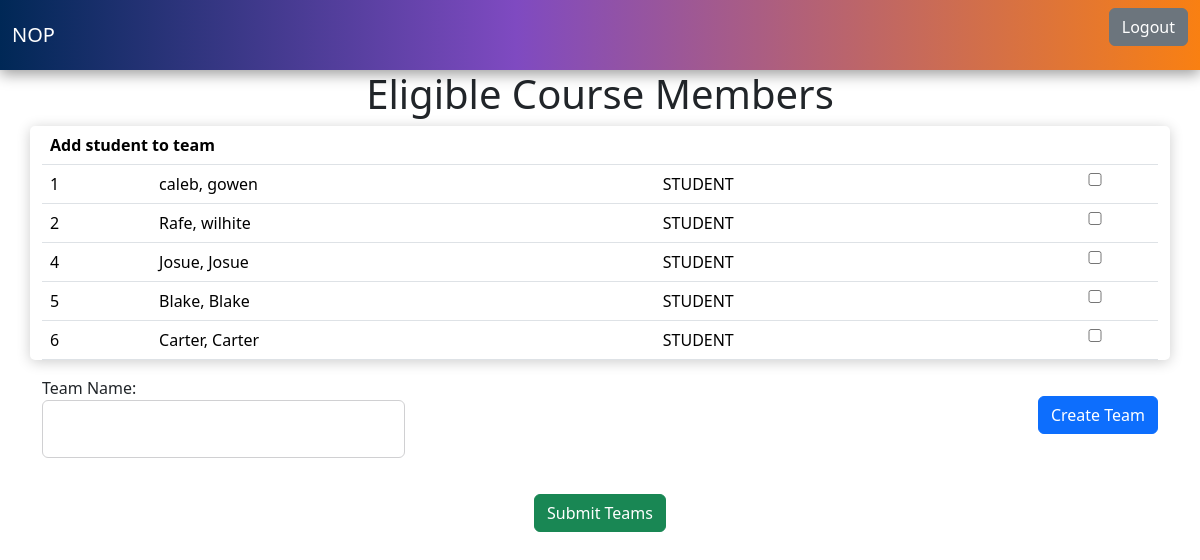
Page /src/web/managers/teamCreation.php?courseID=1 (signed in) on the committed database.
### tables this page shows
CREATE TABLE IF NOT EXISTS ENROLLMENT(
    ENROLLMENTID INT AUTO_INCREMENT PRIMARY KEY,
    ACCOUNTID INT NOT NULL,
    COURSEID INT NOT NULL,
    ISMANAGER BOOLEAN NOT NULL,
    FOREIGN KEY (ACCOUNTID) REFERENCES ACCOUNT(ACCOUNTID) ON DELETE CASCADE,
    FOREIGN KEY (COURSEID) REFERENCES COURSE(COURSEID) ON DELETE CASCADE
);

CREATE TABLE IF NOT EXISTS ACCOUNT(
    ACCOUNTID INT AUTO_INCREMENT PRIMARY KEY,
    EMAIL VARCHAR(20) NOT NULL UNIQUE,
    PASSWORD VARCHAR(128) NOT NULL,
    USERFNAME VARCHAR(50),
    USERLNAME VARCHAR(50),
    USERTYPE ENUM('STUDENT','ADMIN','COURSEMANAGER') NOT NULL
);

### src/dao/AbstractDAO.php (called while the page is built, shortened)
<?php
require_once 'DatabaseConnection.php';
abstract class AbstractDAO {
    public function __construct()
    {
        $dbc = new DatabaseConnection();
        $mdb = $dbc->getConnection();
        $this->connection = $mdb->connect();
    }
}
?>

### src/dao/DatabaseConnection.php (called while the page is built, shortened)
<?php
class MariaDBConnection extends AbstractDatabaseConnection {
    private static $connection;
    public function connect() {
        if (!self::$connection) {
            self::$connection = new mysqli($this->host, $this->username, $this->password, $this->database);
        }
        return self::$connection;
    }
}
class DatabaseConnection {
    private static $connection;
    public static function getConnection() {
        if (!self::$connection) {
            self::$connection = new MariaDBConnection();
        }
        return self::$connection;
    }
}
?>

### src/dao/EnrollmentDAO.php (called while the page is built, shortened)
<?php
require_once "AbstractDAO.php";
Class EnrollmentDAO extends AbstractDAO{
    public function getCourseStudents($id){
        $stmt = $this->connection->prepare("SELECT * FROM ENROLLMENT E JOIN ACCOUNT A ON E.ACCOUNTID = A.ACCOUNTID WHERE E.COURSEID = ? AND E.ISMANAGER = FALSE");
        $stmt->bind_param("i",$id);
        $stmt->execute();
        $result = $stmt->get_result();
        return $result;
    }
}
?>

### src/web/managers/teamCreation.php (the view, shortened to what this page needs)
<?php
include_once "../../dao/EnrollmentDAO.php";
$course_id = $_GET["courseID"];
$enrollmentDAO = new EnrollmentDAO();
$students = $enrollmentDAO->getCourseStudents($course_id);
?>
<html lang="en">
<head>
    <link href="https://cdn.jsdelivr.net/npm/bootstrap@5.3.3/dist/css/bootstrap.min.css" rel="stylesheet">
    <link rel="stylesheet" href="../style/style.css">
    <link href="https://cdn.jsdelivr.net/npm/bootstrap@5.3.3/dist/css/bootstrap.min.css" rel="stylesheet">
</head>
<body>
    <?php include_once "managerNavbar.php" ?>
    <div>
        <h1>
            Eligible Course Members
        </h1>
    </div>
    <div class="container admin-table">
        <table class="table table-hover">
            <thead>
                <tr>
                    <th colspan="5">Add student to team</th>
                </tr>
            </thead>
            <tbody>
                <?php
                foreach ($students as $student) {
                    echo '<tr>';
                    echo '<td class="member">' . $student['ACCOUNTID'] . '</td>';
                    echo '<td>' . $student['USERFNAME'] .   ', ' .  $student['USERLNAME'] . '</td>';
                    echo '<td>' . $student['USERTYPE'] . '</td>';
                    echo '<td>';
                    echo '<input type="checkbox" name="select">';
                    echo '</td>';
                }
                ?>
            </tbody>
        </table>
    </div>
    <div class="container d-flex justify-content-between">
        <div>
            <form action="">
                <label for="team_name">Team Name:</label>
                <input type="text" name="team_name" id="team_name" required>
            </form>
        </div>
        <div><button class="btn btn-primary admin-button" id="add-to-team">Create Team</button></div>
    </div>
    <div class="container d-flex justify-content-center"><button class="btn btn-success admin-button" id="submit-teams" onclick="submitTeams();">Submit Teams</button></div>
</body>
</html>

### src/web/style/style.css (style rules this page uses)
:root { --page-background: #f5f5f7; --branding-grad: linear-gradient(90deg, #002856 0%, rgba(127, 74, 193, 1) 43%, #f98012 100%); --branding-grad-reverse: linear-gradient(90deg, #f98012 0%, rgba(127, 74, 193, 1) 43%, #002856 100%); }
body { background-color: var(--page-background); font-family: system-ui, -apple-system, BlinkMacSystemFont, 'Segoe UI', Roboto, Oxygen, Ubuntu, Cantarell, 'Open Sans', 'Helvetica Neue', sans-serif; }
input { width: 100%; padding: 16px; margin-bottom: 1.25rem; border-width: 1px; border-radius: .375rem; border-style: solid; border-color: #d0d0d2; }
h1 { text-align: center; font-size: 2rem; font-weight: bold; color: #333; margin-top: 2rem; }
table { border-collapse: collapse; width: 100%; }
.admin-button { margin-top: 20px; border-radius: 5px; padding-left: 50px; padding-right: 50px; background-color: #002856; }
.admin-table { background: white; border-radius: 5px; box-shadow: 0 2px 14px rgba(0, 0, 0, 0.2); max-height: 600px; }

### rows in the picture
enrollment: ACCOUNTID.ACCOUNTID "1", ACCOUNTID.USERFNAME "caleb", ACCOUNTID.USERLNAME "gowen", ACCOUNTID.USERTYPE "STUDENT"
enrollment: ACCOUNTID.ACCOUNTID "2", ACCOUNTID.USERFNAME "Rafe", ACCOUNTID.USERLNAME "wilhite", ACCOUNTID.USERTYPE "STUDENT"
enrollment: ACCOUNTID.ACCOUNTID "4", ACCOUNTID.USERFNAME "Josue", ACCOUNTID.USERLNAME "Josue", ACCOUNTID.USERTYPE "STUDENT"
enrollment: ACCOUNTID.ACCOUNTID "5", ACCOUNTID.USERFNAME "Blake", ACCOUNTID.USERLNAME "Blake", ACCOUNTID.USERTYPE "STUDENT"
enrollment: ACCOUNTID.ACCOUNTID "6", ACCOUNTID.USERFNAME "Carter", ACCOUNTID.USERLNAME "Carter", ACCOUNTID.USERTYPE "STUDENT"
